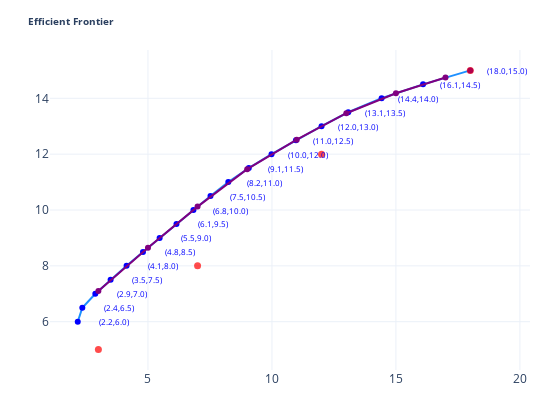

Notebook cell for this chart:
### Code cell
def scat(traces,annots=[]):
  layout = go.Layout(width=550,height=400,margin=dict(l=50,r=20,b=30,t=50),template='plotly_white',
                    annotations=annots,
                    showlegend=False,
                    title={'text':'<b>Efficient Frontier </b> ','xanchor':'left','font':{'size':10}},
                  )
  fig = go.Figure(data=traces, layout=layout)
  po.init_notebook_mode(connected=True)
  config = {'showLink':False}
  po.iplot(fig,config=config)

     

traces=[]
temp = eff.iloc[2:]
traces.append(go.Scatter(x=temp,y=temp.index,mode='lines+markers',line={'color':'dodgerblue'},marker={'size':6,'color':'blue'}))
traces.append(go.Scatter(x=eff_v.index,y=eff_v,mode='lines+markers',line={'color':'purple'},marker={'size':6,'color':'purple'}))
traces.append(go.Scatter(x=expvol,y=expret,mode='markers',marker={'size':7,'color':'red'},opacity=0.7))
annots = [{'x':temp.loc[i]+1.5,'y':i,'text':'('+str(temp.round(1).loc[i])+','+str(i)+')','showarrow':False,'font':{'size':8,'color':'blue'}} for i in temp.index]

scat(traces,annots)

### Figure 1 — Plotly figure (JSON) as saved in the notebook; plotly's stock layout.template omitted (floating-point values rounded to 4 significant figures)
{"data": [{"line": {"color": "dodgerblue"}, "marker": {"color": "blue", "size": 6}, "mode": "lines+markers", "type": "scatter", "x": [2.167, 2.352, 2.876, 3.493, 4.137, 4.798, 5.47, 6.149, 6.833, 7.521, 8.239, 9.066, 9.983, 10.97, 12.0, 13.08, 14.42, 16.09, 18.0], "y": [6, 6.5, 7, 7.5, 8, 8.5, 9, 9.5, 10, 10.5, 11, 11.5, 12, 12.5, 13, 13.5, 14, 14.5, 15]}, {"line": {"color": "purple"}, "marker": {"color": "purple", "size": 6}, "mode": "lines+markers", "type": "scatter", "x": [3, 5, 7, 9, 11, 13, 15, 17], "y": [7.103, 8.651, 10.12, 11.46, 12.52, 13.47, 14.18, 14.74]}, {"marker": {"color": "red", "size": 7}, "mode": "markers", "opacity": 0.7, "type": "scatter", "x": [3, 7, 12, 18], "y": [5, 8, 12, 15]}], "layout": {"annotations": [{"font": {"color": "blue", "size": 8}, "showarrow": false, "text": "(2.2,6.0)", "x": 3.667, "y": 6}, {"font": {"color": "blue", "size": 8}, "showarrow": false, "text": "(2.4,6.5)", "x": 3.852, "y": 6.5}, {"font": {"color": "blue", "size": 8}, "showarrow": false, "text": "(2.9,7.0)", "x": 4.376, "y": 7}, {"font": {"color": "blue", "size": 8}, "showarrow": false, "text": "(3.5,7.5)", "x": 4.993, "y": 7.5}, {"font": {"color": "blue", "size": 8}, "showarrow": false, "text": "(4.1,8.0)", "x": 5.637, "y": 8}, {"font": {"color": "blue", "size": 8}, "showarrow": false, "text": "(4.8,8.5)", "x": 6.298, "y": 8.5}, {"font": {"color": "blue", "size": 8}, "showarrow": false, "text": "(5.5,9.0)", "x": 6.97, "y": 9}, {"font": {"color": "blue", "size": 8}, "showarrow": false, "text": "(6.1,9.5)", "x": 7.649, "y": 9.5}, {"font": {"color": "blue", "size": 8}, "showarrow": false, "text": "(6.8,10.0)", "x": 8.333, "y": 10}, {"font": {"color": "blue", "size": 8}, "showarrow": false, "text": "(7.5,10.5)", "x": 9.021, "y": 10.5}, {"font": {"color": "blue", "size": 8}, "showarrow": false, "text": "(8.2,11.0)", "x": 9.739, "y": 11}, {"font": {"color": "blue", "size": 8}, "showarrow": false, "text": "(9.1,11.5)", "x": 10.57, "y": 11.5}, {"font": {"color": "blue", "size": 8}, "showarrow": false, "text": "(10.0,12.0)", "x": 11.48, "y": 12}, {"font": {"color": "blue", "size": 8}, "showarrow": false, "text": "(11.0,12.5)", "x": 12.47, "y": 12.5}, {"font": {"color": "blue", "size": 8}, "showarrow": false, "text": "(12.0,13.0)", "x": 13.5, "y": 13}, {"font": {"color": "blue", "size": 8}, "showarrow": false, "text": "(13.1,13.5)", "x": 14.58, "y": 13.5}, {"font": {"color": "blue", "size": 8}, "showarrow": false, "text": "(14.4,14.0)", "x": 15.92, "y": 14}, {"font": {"color": "blue", "size": 8}, "showarrow": false, "text": "(16.1,14.5)", "x": 17.59, "y": 14.5}, {"font": {"color": "blue", "size": 8}, "showarrow": false, "text": "(18.0,15.0)", "x": 19.5, "y": 15}], "height": 400, "margin": {"b": 30, "l": 50, "r": 20, "t": 50}, "showlegend": false, "title": {"font": {"size": 10}, "text": "<b>Efficient Frontier </b> ", "xanchor": "left"}, "width": 550}}
